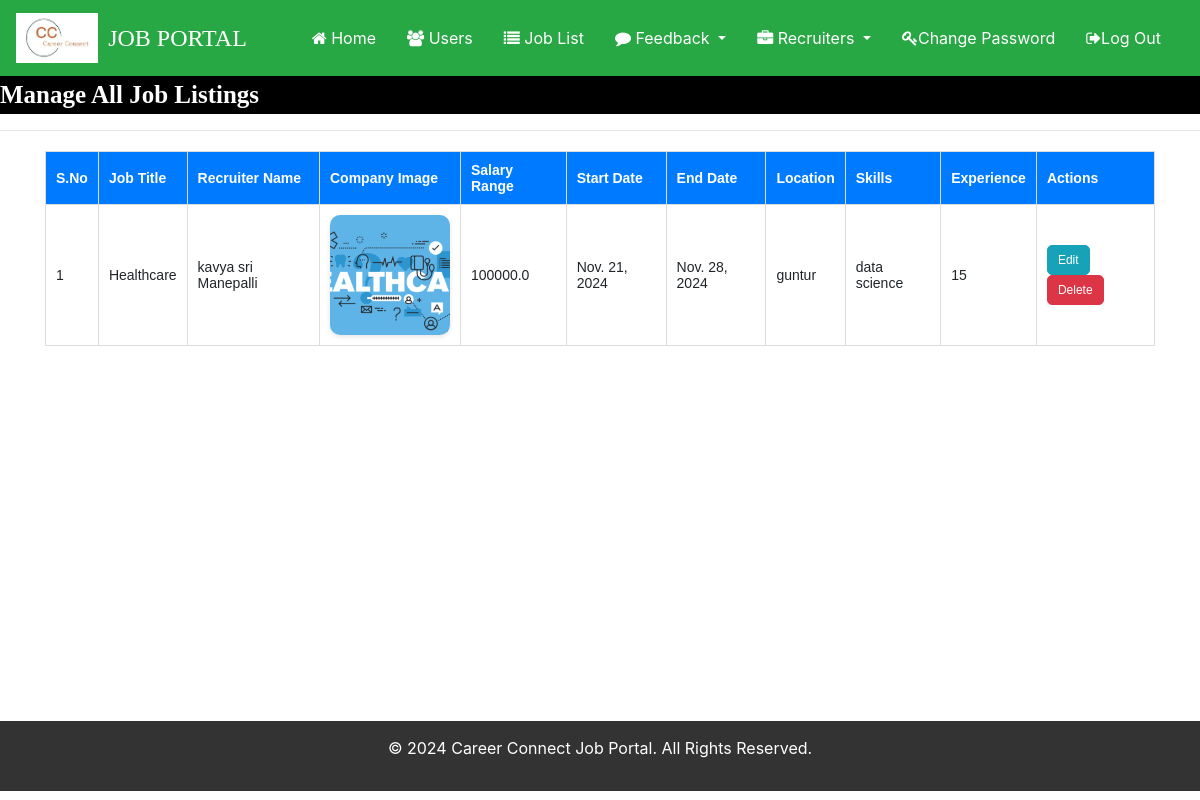
/joblistadmin (signed in), run on the app's committed database.
### job/models.py (models this page shows, shortened)
class Job(models.Model):
    recruiter = models.ForeignKey(Recruiter, on_delete=models.CASCADE)
    start_date = models.DateField()
    end_date = models.DateField()
    title = models.CharField(max_length=100)
    salary = models.FloatField(max_length=20)
    image = models.FileField()
    description = models.CharField(max_length=300)
    experience = models.CharField(max_length=50)
    location = models.CharField(max_length=100)
    skills = models.CharField(max_length=100)
    creationdate = models.DateField()
    shortlisted_candidates = models.ManyToManyField('Application', related_name='shortlisted_jobs', blank=True)

class Recruiter(models.Model):
    user = models.OneToOneField(User, on_delete=models.CASCADE)
    mobile = models.CharField(max_length=15, null=True)
    image = models.FileField(null=True)
    gender = models.CharField(max_length=10, null=True)
    company = models.CharField(max_length=100, null=True)
    type = models.CharField(max_length=15, null=True)
    status = models.CharField(max_length=20, null=True)

### job/views.py (the view)
# urls.py: path('joblistadmin', joblistadmin, name="joblistadmin"),
def joblistadmin(request):
    if not request.user.is_authenticated:
        return redirect('admin_login')
    jobs = Job.objects.select_related('recruiter').all()  # Efficient fetching with related recruiter
    context = {'jobs': jobs}
    return render(request, 'joblistadmin.html', context)

### job/templates/joblistadmin.html (shortened to what this page needs)
{% load static %}
{% block body %}
{% include 'admin_navigation.html' %}
<marquee style="font-family: 'Monotype Corsiva'; font-size: 25px; color: white; font-weight: bold; background-color: black;">
  Manage All Job Listings
</marquee>
<hr>
<div class="container">
  <table>
    <thead>
      <tr>
        <th>S.No</th>
        <th>Job Title</th>
        <th>Recruiter Name</th>
        <th>Company Image</th>
        <th>Salary Range</th>
        <th>Start Date</th>
        <th>End Date</th>
        <th>Location</th>
        <th>Skills</th>
        <th>Experience</th>
        <th>Actions</th>
      </tr>
    </thead>
    <tbody>
      {% for job in jobs %}
      <tr>
        <td>{{ forloop.counter }}</td>
        <td>{{ job.title }}</td>
        <td>{{ job.recruiter.user.first_name }} {{ job.recruiter.user.last_name }}</td>
        <td>
          {% if job.image %}
            <img src="{{ job.image.url }}" alt="{{ job.title }}">
          {% else %}
            <span>No Image</span>
          {% endif %}
        </td>
        <td>{{ job.salary }}</td>
        <td>{{ job.start_date }}</td>
        <td>{{ job.end_date }}</td>
        <td>{{ job.location }}</td>
        <td>{{ job.skills }}</td>
        <td>{{ job.experience }}</td>
        <td>
          <a href="{% url 'edit_jobdetail' job.id %}" class="btn btn-info">Edit</a>
          <form method="post" action="{% url 'delete_jobdetail' job.id %}" style="display: inline;">
            <button type="submit" class="btn btn-danger" onclick="return confirm('Are you sure you want to delete this job?');">
              Delete
            </button>
          </form>
        </td>
      </tr>
      {% empty %}
      <tr>
        <td colspan="11">No jobs found.</td>
      </tr>
      {% endfor %}
    </tbody>
  </table>
</div>
 <div class="footer" style="background-color: #333; color: white; padding: 15px; text-align: center; width: 100%; margin-top: -100px;">
        <p>&copy; 2024 Career Connect Job Portal. All Rights Reserved.</p>
    </div>
{% endblock %}

### job/templates/joblistadmin.html (style rules this page uses)
table { width: 100%; margin: 20px auto; border-collapse: collapse; font-family: Arial, sans-serif; font-size: 14px; }
th, td { padding: 10px; border: 1px solid #ddd; }
td img { width: 120px; height: 120px; object-fit: cover; border-radius: 10px; box-shadow: 0 2px 5px rgba(0, 0, 0, 0.1); }
th { background-color: #007bff; color: white; }
.container { text-align: center; margin: 20px auto; min-height: calc(100vh - 150px); }
.btn { padding: 5px 10px; color: white; text-decoration: none; border-radius: 5px; font-size: 12px; }
.btn-danger { background-color: #dc3545; }

### data on the page
Job: title "Healthcare", recruiter.user.first_name "kavya sri", recruiter.user.last_name "Manepalli", image (picture), salary "100000.0", start_date "Nov. 21, 2024", end_date "Nov. 28, 2024", location "guntur", skills "data science", experience "15"
